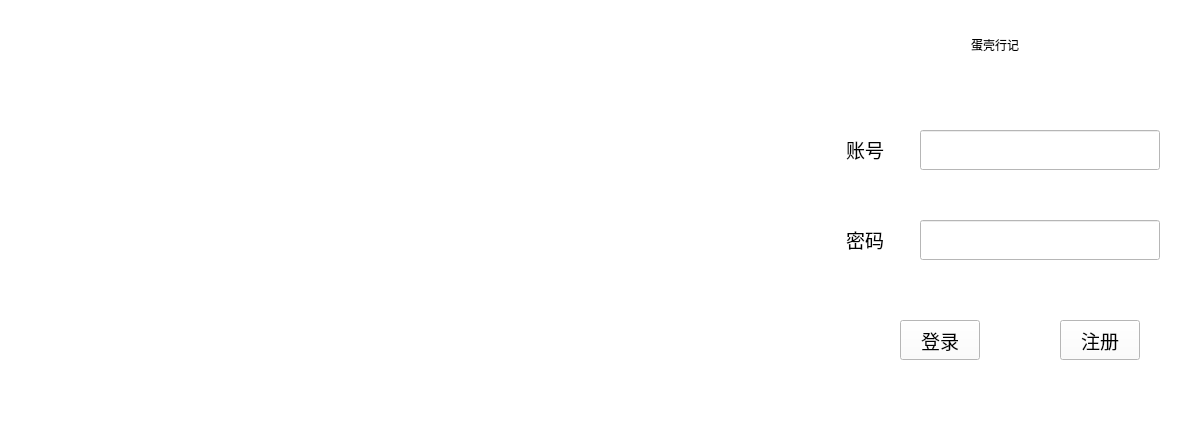
<?xml version="1.0" encoding="UTF-8"?>
<ui version="4.0">
 <class>loginwindow</class>
 <widget class="QMainWindow" name="loginwindow">
  <property name="geometry">
   <rect>
    <x>0</x>
    <y>0</y>
    <width>1200</width>
    <height>430</height>
   </rect>
  </property>
  <property name="minimumSize">
   <size>
    <width>1200</width>
    <height>430</height>
   </size>
  </property>
  <property name="maximumSize">
   <size>
    <width>1200</width>
    <height>430</height>
   </size>
  </property>
  <property name="font">
   <font>
    <family>等线</family>
    <pointsize>14</pointsize>
   </font>
  </property>
  <property name="windowTitle">
   <string>蛋壳行记</string>
  </property>
  <property name="styleSheet">
   <string notr="true">background-color: rgb(255, 255, 255);</string>
  </property>
  <widget class="QWidget" name="centralwidget">
   <widget class="QPushButton" name="bRegister">
    <property name="geometry">
     <rect>
      <x>1060</x>
      <y>320</y>
      <width>80</width>
      <height>40</height>
     </rect>
    </property>
    <property name="font">
     <font>
      <family>等线</family>
      <pointsize>14</pointsize>
     </font>
    </property>
    <property name="styleSheet">
     <string notr="true">color: rgb(0, 0, 0);</string>
    </property>
    <property name="text">
     <string>注册</string>
    </property>
   </widget>
   <widget class="QPushButton" name="bLogin">
    <property name="geometry">
     <rect>
      <x>900</x>
      <y>320</y>
      <width>80</width>
      <height>40</height>
     </rect>
    </property>
    <property name="font">
     <font>
      <family>等线</family>
      <pointsize>14</pointsize>
     </font>
    </property>
    <property name="styleSheet">
     <string notr="true">color: rgb(0, 0, 0);</string>
    </property>
    <property name="text">
     <string>登录</string>
    </property>
   </widget>
   <widget class="QLineEdit" name="lPassword">
    <property name="geometry">
     <rect>
      <x>920</x>
      <y>220</y>
      <width>240</width>
      <height>40</height>
     </rect>
    </property>
    <property name="font">
     <font>
      <family>等线</family>
      <pointsize>10</pointsize>
     </font>
    </property>
    <property name="echoMode">
     <enum>QLineEdit::Password</enum>
    </property>
   </widget>
   <widget class="QLabel" name="label_2">
    <property name="geometry">
     <rect>
      <x>830</x>
      <y>130</y>
      <width>70</width>
      <height>40</height>
     </rect>
    </property>
    <property name="font">
     <font>
      <family>等线</family>
      <pointsize>12</pointsize>
     </font>
    </property>
    <property name="styleSheet">
     <string notr="true">color: rgb(0, 0, 0);</string>
    </property>
    <property name="text">
     <string>&lt;html&gt;&lt;head/&gt;&lt;body&gt;&lt;p align=&quot;center&quot;&gt;&lt;span style=&quot; font-size:14pt;&quot;&gt;账号&lt;/span&gt;&lt;/p&gt;&lt;/body&gt;&lt;/html&gt;</string>
    </property>
   </widget>
   <widget class="QLineEdit" name="lAccount">
    <property name="geometry">
     <rect>
      <x>920</x>
      <y>130</y>
      <width>240</width>
      <height>40</height>
     </rect>
    </property>
    <property name="font">
     <font>
      <family>等线</family>
      <pointsize>10</pointsize>
     </font>
    </property>
   </widget>
   <widget class="QLabel" name="label">
    <property name="geometry">
     <rect>
      <x>830</x>
      <y>220</y>
      <width>70</width>
      <height>40</height>
     </rect>
    </property>
    <property name="font">
     <font>
      <family>等线</family>
      <pointsize>12</pointsize>
     </font>
    </property>
    <property name="styleSheet">
     <string notr="true">color: rgb(0, 0, 0);</string>
    </property>
    <property name="text">
     <string>&lt;html&gt;&lt;head/&gt;&lt;body&gt;&lt;p align=&quot;center&quot;&gt;&lt;span style=&quot; font-size:14pt;&quot;&gt;密码&lt;/span&gt;&lt;/p&gt;&lt;/body&gt;&lt;/html&gt;</string>
    </property>
   </widget>
   <widget class="QLabel" name="label_6">
    <property name="geometry">
     <rect>
      <x>0</x>
      <y>0</y>
      <width>811</width>
      <height>440</height>
     </rect>
    </property>
    <property name="text">
     <string>&lt;html&gt;&lt;head/&gt;&lt;body&gt;&lt;p&gt;&lt;img src=&quot;:/image/images/final.jpg&quot;/&gt;&lt;/p&gt;&lt;/body&gt;&lt;/html&gt;</string>
    </property>
   </widget>
   <widget class="QLabel" name="label_3">
    <property name="geometry">
     <rect>
      <x>830</x>
      <y>0</y>
      <width>330</width>
      <height>90</height>
     </rect>
    </property>
    <property name="styleSheet">
     <string notr="true">font: 28pt &quot;张海山锐谐体&quot;;</string>
    </property>
    <property name="text">
     <string>&lt;html&gt;&lt;head/&gt;&lt;body&gt;&lt;p align=&quot;center&quot;&gt;蛋壳行记&lt;/p&gt;&lt;/body&gt;&lt;/html&gt;</string>
    </property>
   </widget>
   <zorder>label_6</zorder>
   <zorder>bLogin</zorder>
   <zorder>bRegister</zorder>
   <zorder>lAccount</zorder>
   <zorder>lPassword</zorder>
   <zorder>label</zorder>
   <zorder>label_2</zorder>
   <zorder>label_3</zorder>
  </widget>
  <widget class="QMenuBar" name="menubar">
   <property name="geometry">
    <rect>
     <x>0</x>
     <y>0</y>
     <width>1200</width>
     <height>26</height>
    </rect>
   </property>
  </widget>
  <widget class="QStatusBar" name="statusbar"/>
 </widget>
 <resources/>
 <connections/>
</ui>
